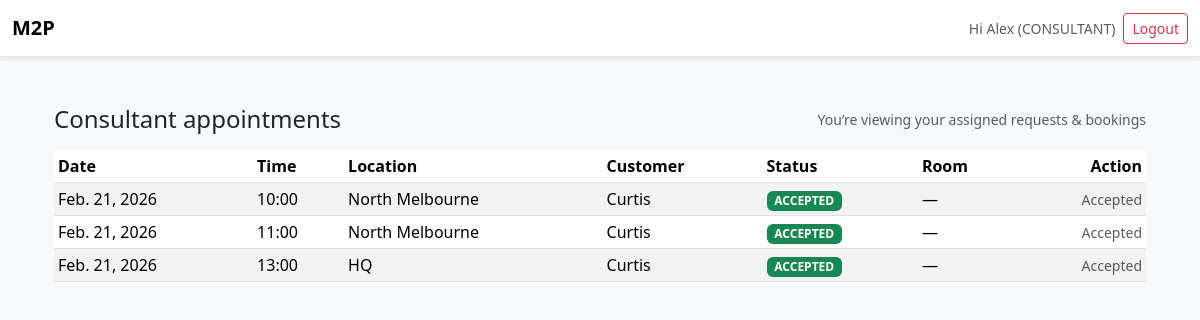
/physio/consultant/dashboard/ (signed in), run on the app's committed database.
### core/models.py (models this page shows, shortened)
class User(AbstractUser):
    class Role(models.TextChoices):
        CUSTOMER = "CUSTOMER", "Customer"
        CONSULTANT = "CONSULTANT", "Consultant"
        LOCATION_OWNER = "LOCATION_OWNER", "Location Owner"
    role = models.CharField(max_length=20, choices=Role.choices, default=Role.CUSTOMER)
    email = models.EmailField(blank=True, null=True)
    phone = models.CharField(max_length=30, blank=True, default="")

class Location(models.Model):
    name = models.CharField(max_length=120)
    owner = models.ForeignKey(
        settings.AUTH_USER_MODEL,
        on_delete=models.SET_NULL,
        null=True,
        blank=True,
        related_name="owned_locations",
        limit_choices_to={"role": "LOCATION_OWNER"},
    )
    latitude = models.DecimalField(max_digits=9, decimal_places=6, null=True, blank=True)
    longitude = models.DecimalField(max_digits=9, decimal_places=6, null=True, blank=True)
    consultants = models.ManyToManyField(
        settings.AUTH_USER_MODEL,
        blank=True,
        related_name="consultant_locations",
        limit_choices_to={"role": "CONSULTANT"},
    )
    room_count = models.PositiveSmallIntegerField(default=1)
    is_physio = models.BooleanField(default=True)
    is_garage_sale = models.BooleanField(default=False)

### physio/models.py (models this page shows, shortened)
class Appointment(models.Model):
    location = models.ForeignKey(
        Location,
        on_delete=models.SET_NULL,
        null=True,
        blank=True,
        related_name="appointments",
    )
    location_label = models.CharField(max_length=120, blank=True, default="")
    consultant = models.ForeignKey(
        settings.AUTH_USER_MODEL,
        on_delete=models.SET_NULL,
        null=True,
        blank=True,
        related_name="consultant_appointments",
        limit_choices_to={"role": "CONSULTANT"},  # avoids importing User
    )
    created_by = models.ForeignKey(
        settings.AUTH_USER_MODEL,
        on_delete=models.SET_NULL,
        null=True,
        blank=True,
        related_name="created_appointments",
    )
    customer_label = models.CharField(max_length=80, blank=True, default="Guest")
    date = models.DateField()
    time = models.TimeField()
    room_number = models.PositiveSmallIntegerField(null=True, blank=True)
    class Status(models.TextChoices):
        PENDING = "PENDING", "Pending"
        ACCEPTED = "ACCEPTED", "Accepted"
        DECLINED = "DECLINED", "Declined"
    status = models.CharField(
        max_length=10,
        choices=Status.choices,
        default=Status.PENDING,
    )
    action_token = models.UUIDField(default=uuid.uuid4, editable=False)
    action_token_expires_at = models.DateTimeField(blank=True, null=True)
    created_at = models.DateTimeField(auto_now_add=True)
    class Meta:
        constraints = [
            models.UniqueConstraint(
                fields=["consultant", "date", "time"],
                condition=Q(status="ACCEPTED") & Q(consultant__isnull=False),
                name="uniq_consultant_timeslot_when_accepted",
            ),
            models.UniqueConstraint(
                fields=["location", "date", "time", "room_number"],
                condition=Q(status="ACCEPTED") & Q(location__isnull=False) & Q(room_number__isnull=False),
                name="uniq_room_timeslot_when_accepted",
            ),
        ]

### physio/views.py (the view)
# urls.py: path("consultant/dashboard/", views.consultant_dashboard, name="consultant_dashboard"),
@login_required
def consultant_dashboard(request):
    if getattr(request.user, "role", "") != "CONSULTANT":
        return redirect("physio:home")  # ✅ instead of 403
    today = timezone.localdate()
    consultant_appointments = (
        Appointment.objects
        .filter(consultant=request.user)
        .select_related("location")
        .order_by("date", "time", "id")
    )
    return render(request, "physio/consultant_dashboard.html", {
        "consultant_appointments": consultant_appointments,
        "today": today,
        "next_url": reverse("physio:home"),
    })

### physio/templates/physio/consultant_dashboard.html (shortened to what this page needs)
{% extends "core/base.html" %}
{% block content %}
<div class="container py-4">
  <div class="d-flex flex-wrap align-items-center justify-content-between gap-2 mb-3">
    <h1 class="h4 mb-0">Consultant appointments</h1>
    <span class="text-muted small">You’re viewing your assigned requests & bookings</span>
  </div>
  {% if consultant_appointments %}
    <div class="table-responsive">
      <table class="table table-sm table-striped align-middle">
        <thead>
          <tr>
            <th>Date</th>
            <th>Time</th>
            <th>Location</th>
            <th>Customer</th>
            <th>Status</th>
            <th>Room</th>
            <th class="text-end">Action</th>
          </tr>
        </thead>
        <tbody>
          {% for appt in consultant_appointments %}
            <tr>
              <td>{{ appt.date }}</td>
              <td>{{ appt.time|time:"H:i" }}</td>
              <td>
                {% if appt.location %}
                  {{ appt.location.name }}
                {% else %}
                  —
                {% endif %}
              </td>
              <td>{{ appt.customer_label|default:"—" }}</td>
              <td>
                <span class="badge
                  {% if appt.status == 'ACCEPTED' %} bg-success
                  {% elif appt.status == 'DECLINED' %} bg-danger
                  {% else %} bg-warning text-dark
                  {% endif %}">
                  {{ appt.status }}
                </span>
              </td>
              <td>{{ appt.room_number|default:"—" }}</td>
              <td class="text-end">
                {% if appt.status == "PENDING" %}
                  <a class="btn btn-success btn-sm"
                     href="{% url 'physio:consultant_token_accept' appt.action_token %}">
                    Accept
                  </a>
                  <a class="btn btn-outline-danger btn-sm"
                     href="{% url 'physio:consultant_token_decline' appt.action_token %}">
                    Decline
                  </a>
                {% elif appt.status == "ACCEPTED" %}
                  <span class="text-muted small">Accepted</span>
                {% elif appt.status == "DECLINED" %}
                  <span class="text-muted small">Declined</span>
                {% else %}
                  <span class="text-muted small">—</span>
                {% endif %}
              </td>
            </tr>
          {% endfor %}
        </tbody>
      </table>
    </div>
  {% else %}
    <div class="alert alert-info mb-0">No appointments yet.</div>
  {% endif %}
</div>
{% endblock %}

### core/templates/core/base.html (shortened to what this page needs)
{% load static %}
<!doctype html>
<html lang="en">
<head>
  <link href="https://cdn.jsdelivr.net/npm/bootstrap@5.3.3/dist/css/bootstrap.min.css" rel="stylesheet">
</head>
<body class="bg-light min-vh-100 d-flex flex-column">
<nav class="navbar navbar-expand-lg navbar-light bg-white border-bottom shadow-sm">
  <div class="container-fluid">
    <a class="navbar-brand fw-bold" href="{% url 'core:home' %}">
      M2P
    </a>
    <div class="ms-auto d-flex gap-2 align-items-center">
      {% if user.is_authenticated %}
        <span class="text-muted small">
          Hi {{ user.username }} ({{ user.role }})
        </span>
        <a class="btn btn-outline-danger btn-sm"
           href="{% url 'core:logout' %}">
          Logout
        </a>
      {% endif %}
    </div>
  </div>
</nav>
{% block page_wrap_open %}
  <main class="flex-grow-1 container py-4" id="page-main">
{% endblock %}
  {% block content %}{% endblock %}
{% block page_wrap_close %}
  </main>
{% endblock %}
</body>
</html>

### data on the page
User: username "Alex", role "CONSULTANT"
Appointment: date "Feb. 21, 2026", time "10:00", location.name "North Melbourne", customer_label "Curtis", status "ACCEPTED", room_number "—", shows "Accepted"
Appointment: date "Feb. 21, 2026", time "11:00", location.name "North Melbourne", customer_label "Curtis", status "ACCEPTED", room_number "—", shows "Accepted"
Appointment: date "Feb. 21, 2026", time "13:00", location.name "HQ", customer_label "Curtis", status "ACCEPTED", room_number "—", shows "Accepted"
